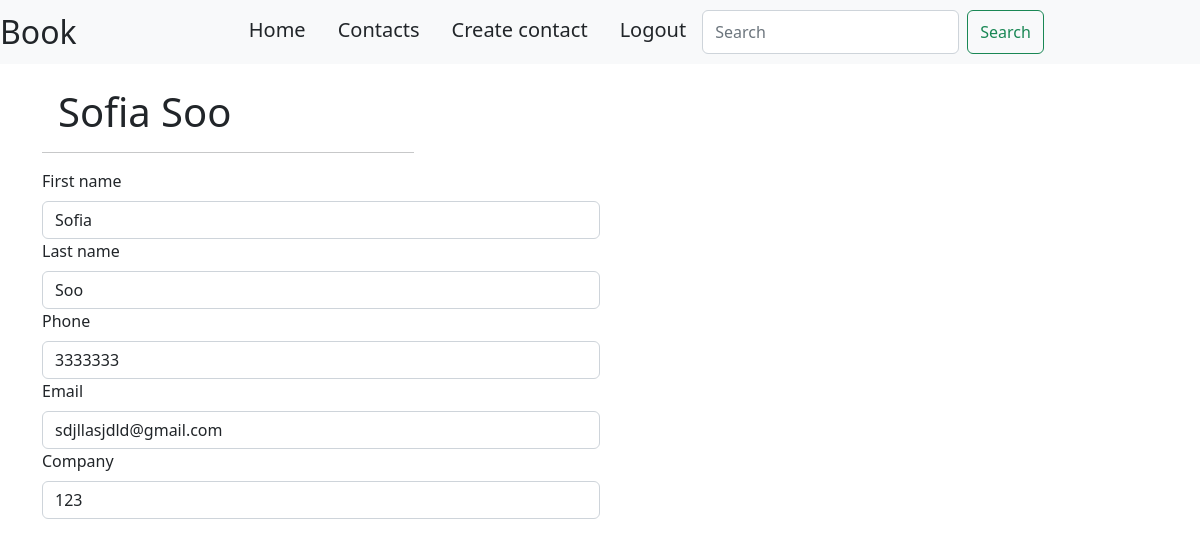
Page / (signed in) on the earlier database version.
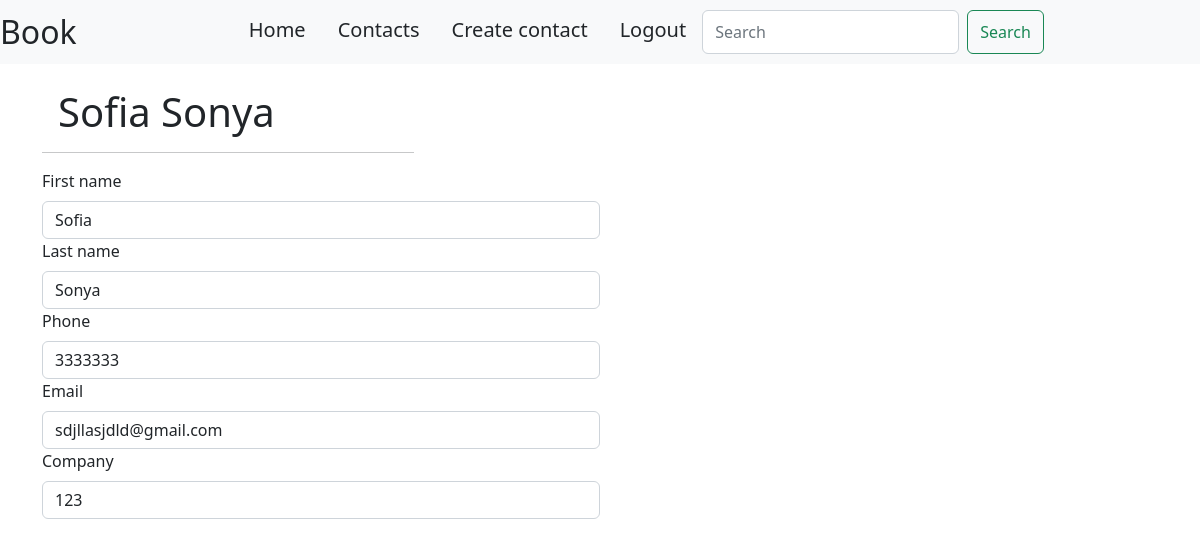
Same page on the later database version.
### users/models.py (models this page shows, shortened)
class MyUser(AbstractBaseUser):
    username = models.CharField('Username', max_length=50, unique=True)
    first_name = models.CharField('First name', max_length=50)
    last_name = models.CharField('Last name', max_length=50)
    email = models.EmailField('Email', max_length=50)
    phone = models.CharField('Phone', max_length=30, null=False, blank=False, unique=True)
    company = models.CharField('Company', max_length=80, null=True, blank=True)
    photo = models.ImageField('Photo', null=True, blank=True, upload_to='images/')
    is_active = models.BooleanField(default=True)
    is_admin = models.BooleanField(default=False)
    objects = MyUserManager()
    USERNAME_FIELD = 'username'
    REQUIRED_FIELDS = []
    class Meta:  # изменение название таблички
        verbose_name = 'User'
        verbose_name_plural = 'Users'

### contacts/views.py (the view)
# urls.py: path('', views.HomeView.as_view(), name='home'),
class HomeView(ListView):
    model = User
    template_name = 'main/home.html'

### contacts/templates/main/home.html (shortened to what this page needs)
{% extends 'main/base.html' %}
{% block content %}
    {% if user.is_authenticated %}
        <main class="px-3">
			<h1>{{ user.first_name }} {{ user.last_name }}</h1>
		</main>
		<p class="lead">
			<hr class="col-sm-4">
				<div class="col-sm-6">
					<label class="form-label">First name</label>
					<small class="form-control">{{ user.first_name }}</small>
					<label class="form-label">Last name</label>
					<small class="form-control">{{ user.last_name }}</small>
					<label class="form-label">Phone</label>
					<small class="form-control">{{ user.phone }}</small>
					<label class="form-label">Email</label>
					<small class="form-control">{{ user.email }}</small>
					<label class="form-label">Company</label>
					<small class="form-control">{{ user.company }}</small>
				</div>
		</p>
    {% endif %}
{% endblock %}

### contacts/templates/main/base.html (shortened to what this page needs)
<!doctype html>
<html lang="en">
<head>
    <link rel="stylesheet" href="https://cdn.jsdelivr.net/npm/bootstrap@5.2.3/dist/css/bootstrap.min.css">
</head>
<body>
    <nav class="navbar navbar-expand-lg navbar-light bg-light">
        <span class="fs-2">Book</span>
      <div class="collapse navbar-collapse nav justify-content-center" id="navbarTogglerDemo01">
        <ul class="navbar-nav mr-auto mt-2 mt-lg-0">
          <li class="nav-item active mb-1 h5"><a class="nav-link px-3 link-dark" href="{% url 'home' %}">Home</a></li>
          {% if user.is_authenticated %}
            <li class="nav-item mb-1 h5">
                <a href="{% url 'contacts' %}" class="nav-link px-3 link-dark">Contacts</a>
            </li>
            <li class="nav-item mb-1 h5">
                <a href="{% url 'create_contact' %}" class="nav-link px-3 link-dark">Create contact</a>
            </li>
            <li class="nav-item mb-1 h5">
                <a href="{% url 'logout' %}" class="nav-link px-3 link-dark">Logout</a>
            </li>
            <form class="d-flex" action="{% url 'search' %}" method="get">
                  <input name="q" class="form-control me-2" type="search" placeholder="Search" aria-label="Search">
                  <button class="btn btn-outline-success"  type="submit" >Search</button>
            </form>
          {% endif %}
        </ul>
      </div>
    </nav>
    <div class="container">
        {% block content%}
        {% endblock %}
    </div>
</body>
</html>

Differences in the rows shown:
changed MyUser "Sofia": last_name "Soo" → "Sonya"
